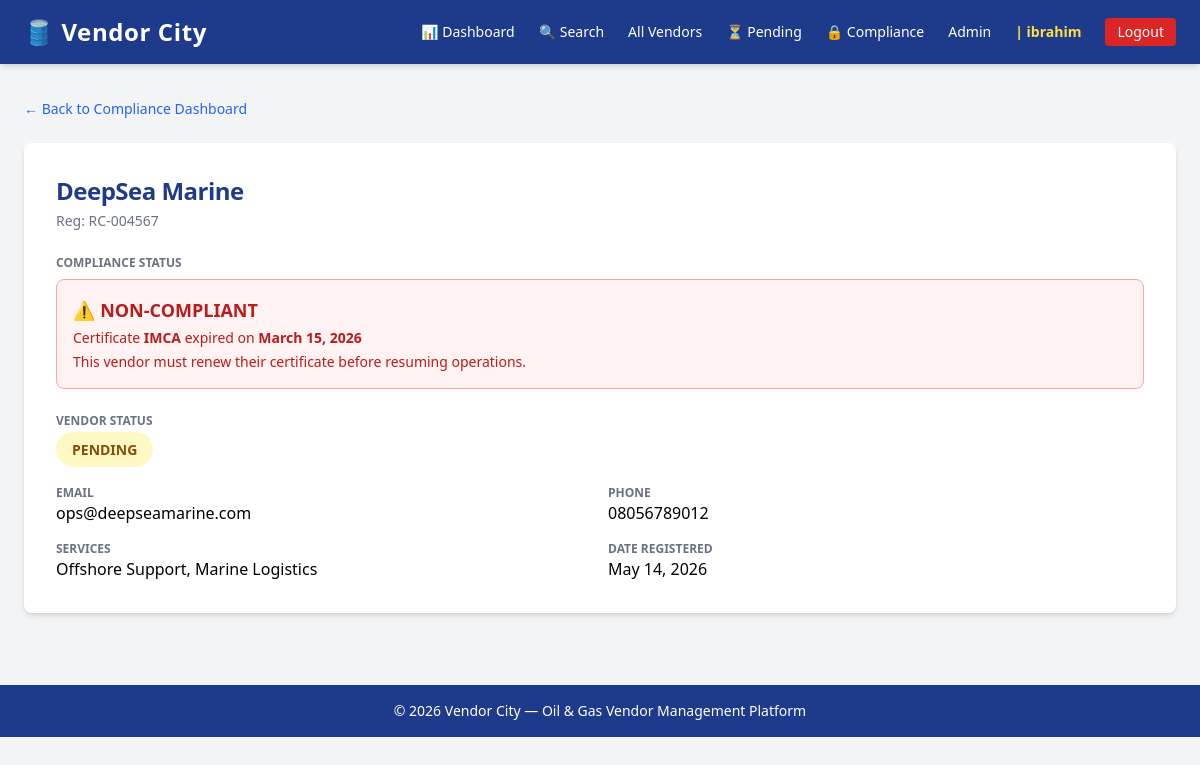
The page /compliance/vendor/4/ (signed in) on the database as committed earlier.
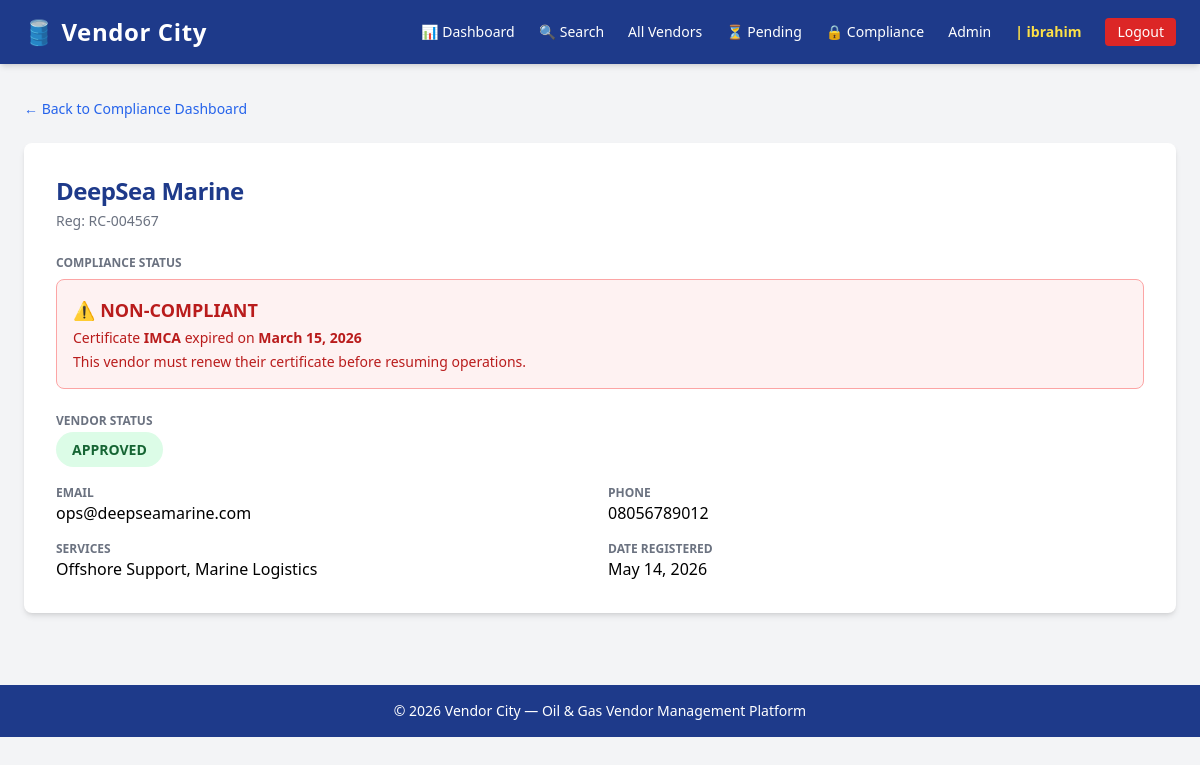
The same page on the database as committed later.
### vendors/models.py (models this page shows, shortened)
class Vendor(models.Model):
    user = models.OneToOneField(
        settings.AUTH_USER_MODEL,
        on_delete=models.CASCADE,
        null=True, blank=True,
        related_name='vendor_profile'
    )
    company_name        = models.CharField(max_length=200)
    registration_number = models.CharField(max_length=100, unique=True)
    email               = models.EmailField(unique=True)
    phone               = models.CharField(max_length=20)
    address             = models.TextField()
    services_offered    = models.TextField(help_text="Describe the services this vendor provides")
    status              = models.CharField(max_length=20, choices=STATUS_CHOICES, default='pending')
    rating              = models.IntegerField(choices=RATING_CHOICES, default=3)
    certificate_name    = models.CharField(max_length=200, blank=True, null=True)
    certificate_file    = models.FileField(upload_to='certificates/', blank=True, null=True)
    certificate_expiry  = models.DateField(blank=True, null=True)
    date_registered     = models.DateTimeField(default=timezone.now)
    class Meta:
        ordering = ['-date_registered']
        verbose_name = 'Vendor'
        verbose_name_plural = 'Vendors'
    @property
    def is_certificate_expired(self):
        if self.certificate_expiry:
            return self.certificate_expiry < timezone.now().date()
        return False

### compliance/views.py (the view)
# urls.py: path('vendor/<int:pk>/', views.compliance_vendor_detail, name='compliance-vendor-detail'),
@login_required
@role_required('compliance_officer', 'senior_management')
def compliance_vendor_detail(request, pk):
    vendor = get_object_or_404(Vendor, pk=pk)
    today = timezone.now().date()
    context = {
        'vendor': vendor,
        'today': today,
    }
    return render(request, 'compliance/compliance_vendor_detail.html', context)

### templates/compliance/compliance_vendor_detail.html (shortened to what this page needs)
{% extends 'base.html' %}
{% block content %}
<a href="{% url 'compliance-dashboard' %}" class="text-blue-600 hover:underline text-sm mb-6 inline-block">
    ← Back to Compliance Dashboard
</a>
<div class="bg-white rounded-lg shadow-md p-8">
    <h1 class="text-2xl font-bold text-blue-900 mb-1">{{ vendor.company_name }}</h1>
    <p class="text-gray-500 text-sm mb-6">Reg: {{ vendor.registration_number }}</p>
    <div class="mb-6">
        <p class="text-gray-500 text-xs uppercase font-semibold mb-2">Compliance Status</p>
        {% if vendor.is_certificate_expired %}
            <div class="bg-red-50 border border-red-300 text-red-700 px-4 py-4 rounded-lg">
                <p class="font-bold text-lg">⚠️ NON-COMPLIANT</p>
                <p class="text-sm mt-1">Certificate <strong>{{ vendor.certificate_name }}</strong> expired on <strong>{{ vendor.certificate_expiry }}</strong></p>
                <p class="text-sm mt-1">This vendor must renew their certificate before resuming operations.</p>
            </div>
        {% else %}
            <div class="bg-green-50 border border-green-300 text-green-700 px-4 py-4 rounded-lg">
                <p class="font-bold text-lg">✅ COMPLIANT</p>
                <p class="text-sm mt-1">Certificate <strong>{{ vendor.certificate_name }}</strong> valid until <strong>{{ vendor.certificate_expiry }}</strong></p>
            </div>
        {% endif %}
    </div>
    <div class="mb-6">
        <p class="text-gray-500 text-xs uppercase font-semibold mb-2">Vendor Status</p>
        <span class="px-4 py-2 rounded-full text-sm font-bold
            {% if vendor.status == 'approved' %}bg-green-100 text-green-800
            {% elif vendor.status == 'pending' %}bg-yellow-100 text-yellow-800
            {% else %}bg-red-100 text-red-800{% endif %}">
            {{ vendor.status|upper }}
        </span>
    </div>
    <div class="grid grid-cols-2 gap-4">
        <div>
            <p class="text-gray-500 text-xs uppercase font-semibold">Email</p>
            <p>{{ vendor.email }}</p>
        </div>
        <div>
            <p class="text-gray-500 text-xs uppercase font-semibold">Phone</p>
            <p>{{ vendor.phone }}</p>
        </div>
        <div>
            <p class="text-gray-500 text-xs uppercase font-semibold">Services</p>
            <p>{{ vendor.services_offered }}</p>
        </div>
        <div>
            <p class="text-gray-500 text-xs uppercase font-semibold">Date Registered</p>
            <p>{{ vendor.date_registered|date:"F j, Y" }}</p>
        </div>
    </div>
</div>
{% endblock %}

Rows that differ between the two databases and show on the page:
changed Vendor "DeepSea Marine": status "PENDING" → "APPROVED"
